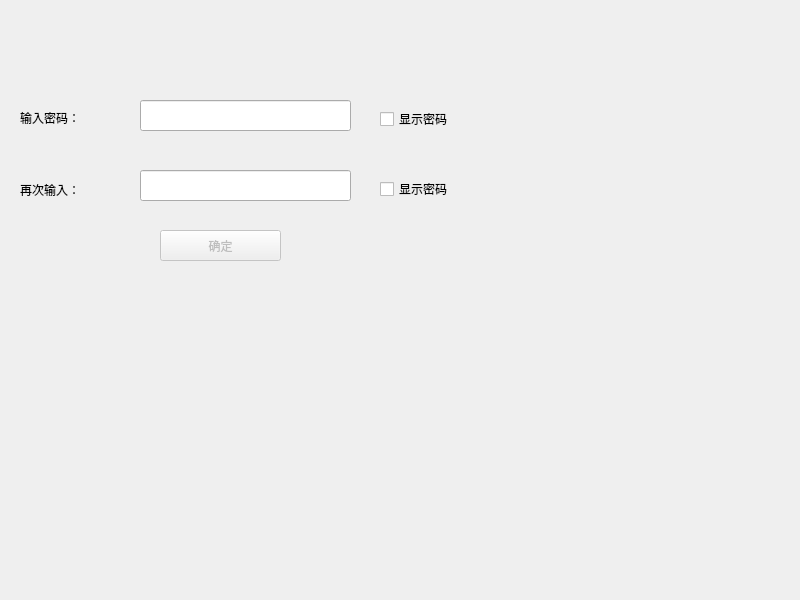
<?xml version="1.0" encoding="UTF-8"?>
<ui version="4.0">
 <class>Widget</class>
 <widget class="QWidget" name="Widget">
  <property name="geometry">
   <rect>
    <x>0</x>
    <y>0</y>
    <width>800</width>
    <height>600</height>
   </rect>
  </property>
  <property name="windowTitle">
   <string>Widget</string>
  </property>
  <widget class="QPushButton" name="pushButton_2">
   <property name="enabled">
    <bool>false</bool>
   </property>
   <property name="geometry">
    <rect>
     <x>160</x>
     <y>230</y>
     <width>121</width>
     <height>31</height>
    </rect>
   </property>
   <property name="text">
    <string>确定</string>
   </property>
   <property name="flat">
    <bool>false</bool>
   </property>
  </widget>
  <widget class="QLineEdit" name="lineEdit">
   <property name="geometry">
    <rect>
     <x>140</x>
     <y>100</y>
     <width>211</width>
     <height>31</height>
    </rect>
   </property>
  </widget>
  <widget class="QLineEdit" name="lineEdit_2">
   <property name="geometry">
    <rect>
     <x>140</x>
     <y>170</y>
     <width>211</width>
     <height>31</height>
    </rect>
   </property>
  </widget>
  <widget class="QLabel" name="label">
   <property name="geometry">
    <rect>
     <x>20</x>
     <y>110</y>
     <width>101</width>
     <height>16</height>
    </rect>
   </property>
   <property name="text">
    <string>输入密码：</string>
   </property>
  </widget>
  <widget class="QLabel" name="label_2">
   <property name="geometry">
    <rect>
     <x>20</x>
     <y>180</y>
     <width>101</width>
     <height>20</height>
    </rect>
   </property>
   <property name="text">
    <string>再次输入：</string>
   </property>
  </widget>
  <widget class="QCheckBox" name="checkBox">
   <property name="geometry">
    <rect>
     <x>380</x>
     <y>110</y>
     <width>131</width>
     <height>18</height>
    </rect>
   </property>
   <property name="text">
    <string>显示密码</string>
   </property>
  </widget>
  <widget class="QCheckBox" name="checkBox_2">
   <property name="geometry">
    <rect>
     <x>380</x>
     <y>180</y>
     <width>111</width>
     <height>18</height>
    </rect>
   </property>
   <property name="text">
    <string>显示密码</string>
   </property>
  </widget>
  <widget class="QLabel" name="label_3">
   <property name="geometry">
    <rect>
     <x>140</x>
     <y>140</y>
     <width>211</width>
     <height>16</height>
    </rect>
   </property>
   <property name="text">
    <string/>
   </property>
  </widget>
  <widget class="QLabel" name="label_4">
   <property name="geometry">
    <rect>
     <x>140</x>
     <y>210</y>
     <width>211</width>
     <height>16</height>
    </rect>
   </property>
   <property name="text">
    <string/>
   </property>
  </widget>
 </widget>
 <resources/>
 <connections/>
</ui>
